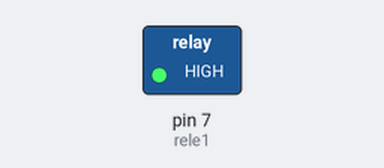
Simulated run of this sketch. Board: Arduino Uno, built with avr-gcc and run on an emulated ATmega328P. On the bench: switched loads named in the sketch (green lamp = pin HIGH). Dashed ring = blinking.

Above: at 0.5 s.
Timing chart, 0 to 4.6 s (numbered marks = the images above):
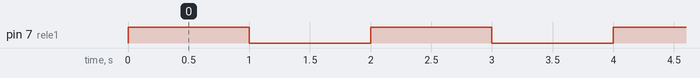

The sketch:

modulo_rele.ino
```cpp
#define rele1 7
#define pinVm 2
#define pinVd 3

bool leBotao(int porta);

bool ligado;

void setup() {
  Serial.begin(9600);

  pinMode(rele1, OUTPUT);
  pinMode(pinVm, INPUT_PULLUP);
  pinMode(pinVd, INPUT_PULLUP);
}

void loop() {
  digitalWrite(rele1, HIGH);
  delay(1000);
  digitalWrite(rele1, LOW);
  delay(1000);

  /*
  bool botaoVm = digitalRead(pinVm);
  bool botaoVd = digitalRead(pinVd);

  if (leBotao(pinVm)) {
    ligado = false;
  }

  if (leBotao(pinVd)) {
    ligado = true;
  }

  if (!ligado) {
    digitalWrite(rele1, HIGH);
    Serial.println("Ligado");
  } else {
    digitalWrite(rele1, LOW);
    Serial.println("Desligado");
  }

  delay(300);
  */
}

bool leBotao(int porta) {
  static bool estadoAnterior[14] = {true,true,true,true,true,true,true,true,true,true,true,true,true,true};

  bool estadoBotao = digitalRead(porta);
  bool ligado = false;

  if (!estadoBotao && estadoAnterior[porta]) {
    ligado = true;
  }

  estadoAnterior[porta] = estadoBotao;

  return ligado;
}
```

Measured:
- by itself, pin 7 (rele1): alternates HIGH for 1.0 s and LOW for 1.0 s
